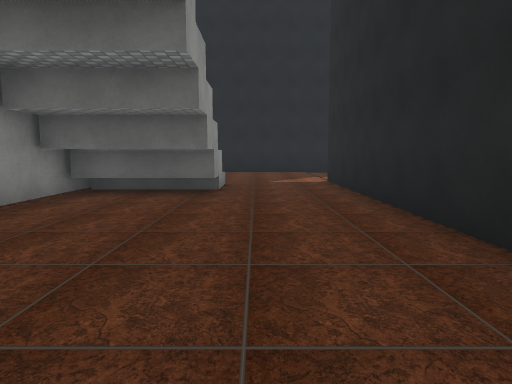
View 1 (above)

17 first-person views from a walk through a 3-D level made in the Unity game engine. The camera is 1.4 m above the floor, tilts 6° down and sees 70° across. The floor is counted in squares, 2 m on a side. Each view is taken from the middle of a square. On the plan, view 1 faces up. The plan holds only what a view shows up to about 11 squares ahead; the rest is blank. The place goes on beyond the plan. The player is left out. Some surface patterns are stand-ins.

View 2
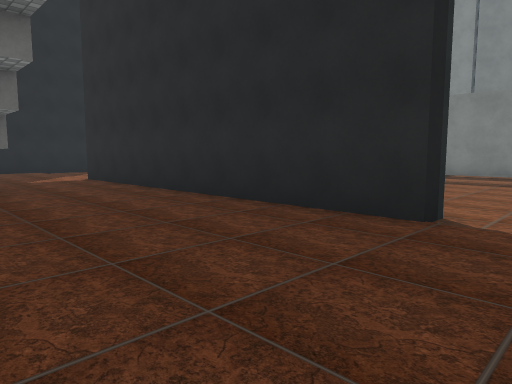

View 3
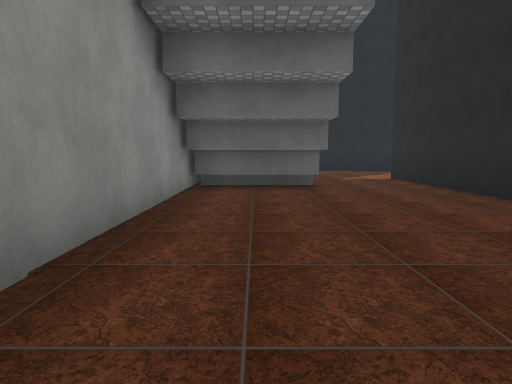

View 4
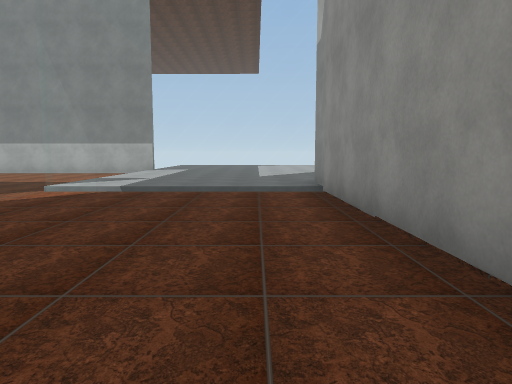

View 5
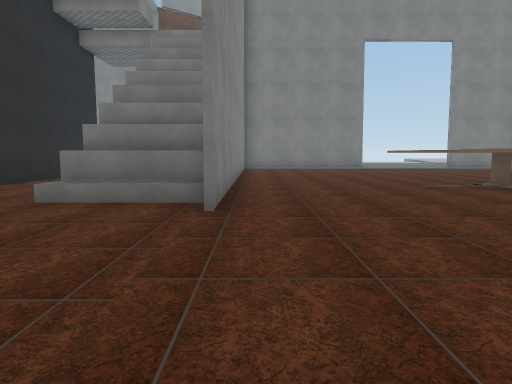

View 6
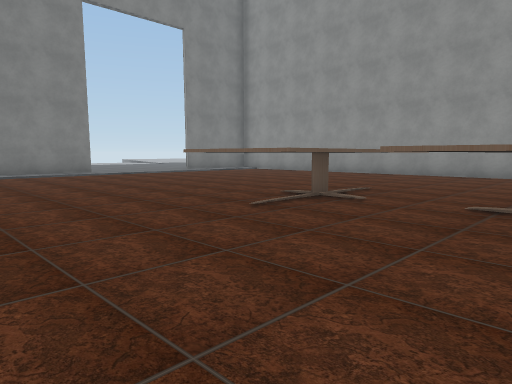

View 7
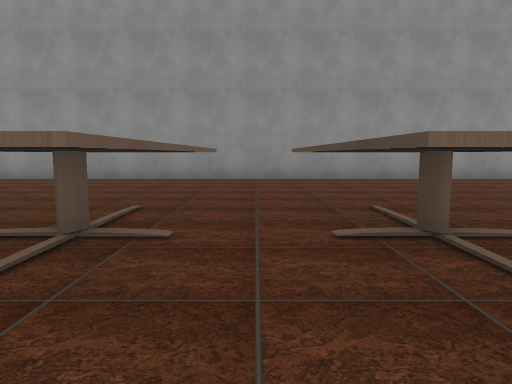

View 8
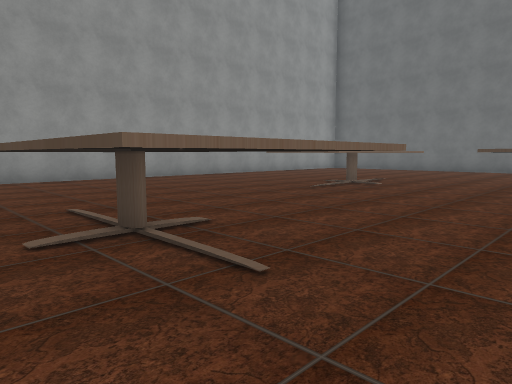

View 9
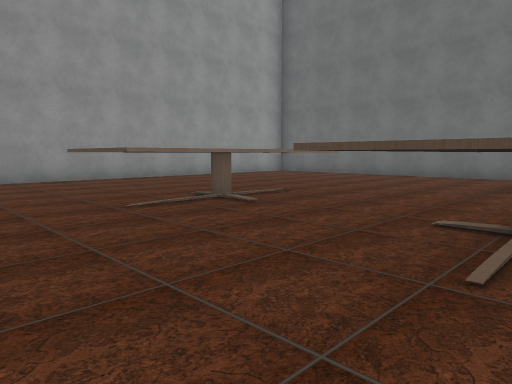

View 10
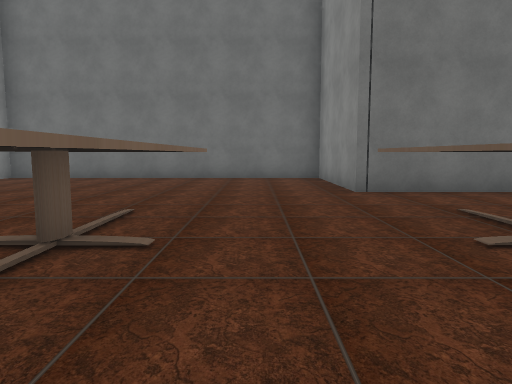

View 11
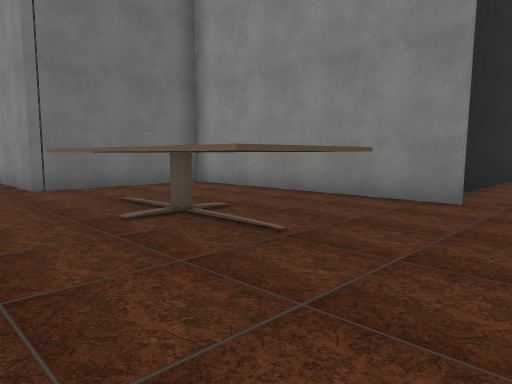

View 12
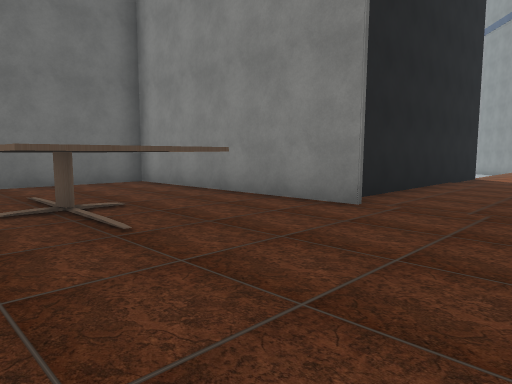

View 13
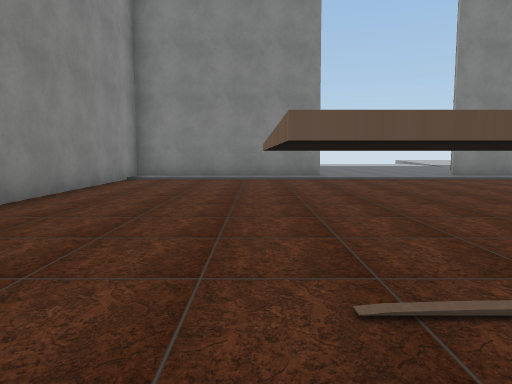

View 14
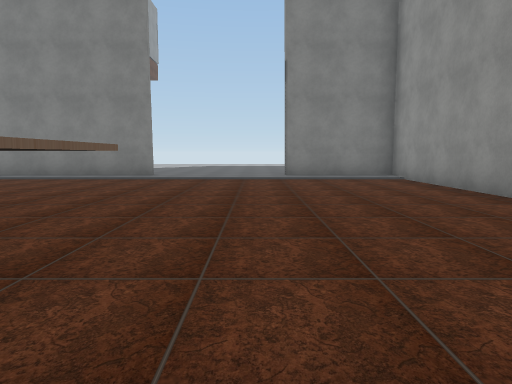

View 15
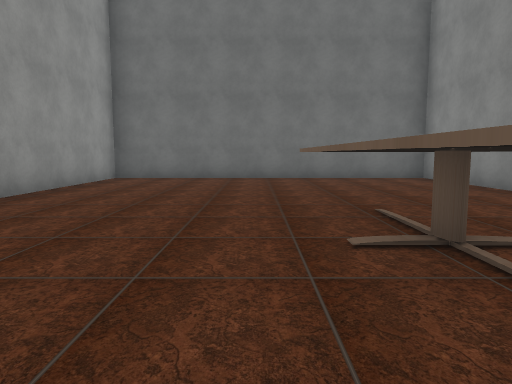

View 16
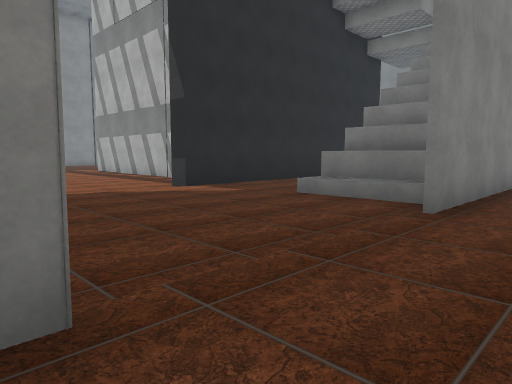

View 17
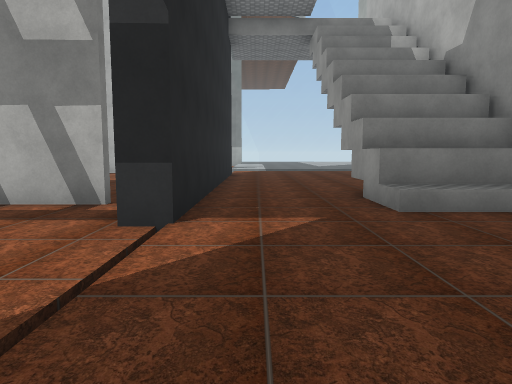

### Floor plan
Points are (right, up) in squares from view 1. A wall is a line through its corners. A room is listed if a view was taken in it or the views show most of it. See-through windows are left out.
Room 1 (views 1, 2, 3, 4)
walls: (1.8, 0.4) (1.8, 8.4); (-0.6, 6.4) (-3.2, 6.4); (-0.7, 7.9) (-0.7, 5.5) (-3.2, 5.5); (-3.4, 7.9) (-3.3, -3)
ways out: opening at (0.5, 9) to room 2
Room 2 (views 5, 6, 7, 8, 9, 10, 11, 12, 13, 14, 15, 16, 17)
walls: (-3.2, 7.9) (-0.7, 7.9); (-3.5, 13.5) (-3.5, 19.6) (-7.2, 19.6) (-7.2, 23.5) (-16, 23.5) (-16, -3) (-12.8, -3); (-3.2, 7) (-0.6, 7); (1.8, 8.4) (1.8, 9.4) (2.5, 9.4); (3.1, 7.9) (4.5, 7.9); (-7.5, -2.9) (-3.5, -2.9) (-3.5, 9.6); (4.2, 14) (-2.5, 14)
ways out: opening at (0.5, 9) to room 1; opening at (-10, -2.2); gap at (3, 8)
objects: other object (-11, 6) to (-7, 7); other object (-11, 9) to (-7, 10); other object (-11, 14) to (-10, 17); other object (-7, 14) to (-6, 17)

Positions as (right, up) in squares from view 1, and headings:
1: (0, 0), facing up
2: (-2, -1), facing up-right
3: (-2, -1), facing up
4: (-2, 5), facing down
5: (-4, 14), facing down
6: (-4, 10), facing down-left
7: (-6, 8), facing left
8: (-6, 8), facing up-left
9: (-6, 12), facing up-left
10: (-9, 13), facing up
11: (-9, 12), facing up-right
12: (-8, 11), facing up-right
13: (-7, 8), facing down
14: (-12, 8), facing down
15: (-12, 13), facing up
16: (-5, 14), facing down-right
17: (1, 13), facing down
